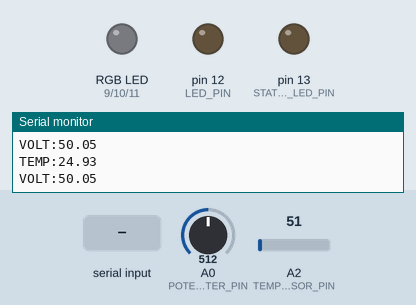
The sketch below on a simulated Arduino Uno, built with avr-gcc and run on an emulated ATmega328P. Parts: an RGB LED mixed from three pins (HIGH = lit), output pins drawn as LEDs (lit = HIGH), the last lines printed to the serial monitor. The test bench sets the inputs (shaded band); at power-on: A0 (POTENTIOMETER_PIN) = 512, A2 (TEMP_SENSOR_PIN) = 51. Dim RGB values are drawn brighter than linear.

Above: at 1.8 s.
1.9 s: "RGB:90\n" received over Serial
At 2.3 s:
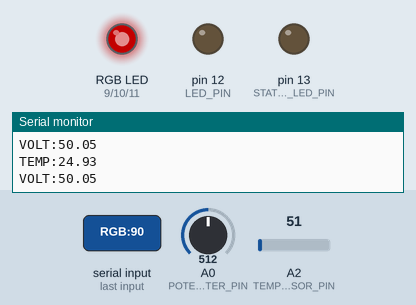
3.5 s: "RGB::45\n" received over Serial
At 5.2 s:
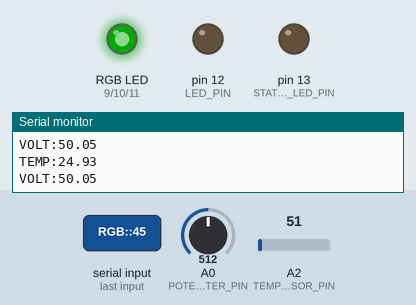
Timing chart, 0 to 6.7 s (numbered marks = the images above; inputs shaded):
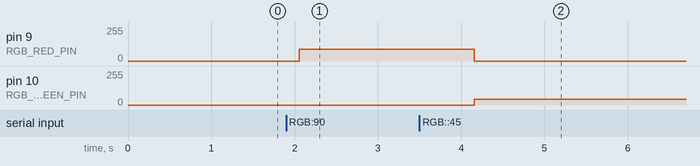

The sketch:

sketch_apr23a.ino
```cpp
const int TEMP_SENSOR_PIN = A2;
const int POTENTIOMETER_PIN = A0;
const int LED_PIN = 12;
const int RGB_RED_PIN = 9;
const int RGB_GREEN_PIN = 10;
const int RGB_BLUE_PIN = 11;
const int STATUS_LED_PIN = 13;

// Estados globais dos LEDs
struct LedStates {
  bool mainLed;
  bool statusLed;
  int rgb[3];
} leds;

void setup() {
  initializePins();
  Serial.begin(9600);
  resetLedStates();
}

void loop() {
  readAndSendSensorData();
  processSerialCommands();
  delay(50);
}

void initializePins() {
  pinMode(LED_PIN, OUTPUT);
  pinMode(RGB_RED_PIN, OUTPUT);
  pinMode(RGB_GREEN_PIN, OUTPUT);
  pinMode(RGB_BLUE_PIN, OUTPUT);
  pinMode(STATUS_LED_PIN, OUTPUT);
  resetLeds();
}

void resetLedStates() {
  leds.mainLed = false;
  leds.statusLed = false;
  leds.rgb[0] = 0;
  leds.rgb[1] = 0;
  leds.rgb[2] = 0;
}

void resetLeds() {
  digitalWrite(LED_PIN, LOW);
  digitalWrite(STATUS_LED_PIN, LOW);
  analogWrite(RGB_RED_PIN, 0);
  analogWrite(RGB_GREEN_PIN, 0);
  analogWrite(RGB_BLUE_PIN, 0);
}

void readAndSendSensorData() {
  digitalWrite(STATUS_LED_PIN, HIGH);

  float temperature = readTemperature();
  Serial.print("TEMP:");
  Serial.println(temperature);

  float voltagePercent = readVoltagePercentage();
  Serial.print("VOLT:");
  Serial.println(voltagePercent);

  digitalWrite(STATUS_LED_PIN, LOW);
  delay(1000);
}

float readTemperature() {
  int sensorValue = analogRead(TEMP_SENSOR_PIN);
  return (sensorValue * (5.0 / 1023.0) * 100);
}

float readVoltagePercentage() {
  int potValue = analogRead(POTENTIOMETER_PIN);
  return (potValue / 1023.0) * 100;
}

void processSerialCommands() {
  if (Serial.available() > 0) {
    String command = Serial.readStringUntil('\n');
    command.trim();

    if (command == "GET_STATES") {
      sendLedStates();
    }
    else if (command.startsWith("LED:")) {
      setMainLed(command.substring(4).toInt());
    }
    else if (command.startsWith("STATUS:")) {
      setStatusLed(command.substring(7).toInt());
    }
    else if (command.startsWith("RGB:")) {
      setRgbLed(command);
    }
  }
}

void sendLedStates() {
  Serial.print("STATES:");
  Serial.print(leds.mainLed ? "1" : "0");
  Serial.print(",");
  Serial.print(leds.statusLed ? "1" : "0");
  Serial.print(",");
  Serial.print(leds.rgb[0]);
  Serial.print(",");
  Serial.print(leds.rgb[1]);
  Serial.print(",");
  Serial.println(leds.rgb[2]);
}

void setMainLed(int state) {
  leds.mainLed = (state == 1);
  digitalWrite(LED_PIN, leds.mainLed ? HIGH : LOW);
}

void setStatusLed(int state) {
  leds.statusLed = (state == 1);
  digitalWrite(STATUS_LED_PIN, leds.statusLed ? HIGH : LOW);
}

void setRgbLed(String command) {
  for (int i = 0; i < 3; i++) {
    leds.rgb[i] = getValue(command, ':', i + 1).toInt();
  }
  analogWrite(RGB_RED_PIN, leds.rgb[0]);
  analogWrite(RGB_GREEN_PIN, leds.rgb[1]);
  analogWrite(RGB_BLUE_PIN, leds.rgb[2]);
}

String getValue(String data, char separator, int index) {
  int found = 0;
  int strIndex[] = {0, -1};
  int maxIndex = data.length() - 1;

  for (int i = 0; i <= maxIndex && found <= index; i++) {
    if (data.charAt(i) == separator || i == maxIndex) {
      found++;
      strIndex[0] = strIndex[1] + 1;
      strIndex[1] = (i == maxIndex) ? i + 1 : i;
    }
  }
  return found > index ? data.substring(strIndex[0], strIndex[1]) : "";
}
```

Measured:
- after the input at 1.9 s, pin 9 (RGB_RED_PIN): 0/255 → 90/255 after 0.15 s
- after the input at 3.5 s, pin 9 (RGB_RED_PIN): 90/255 → 0/255 after 0.66 s; pin 10 (RGB_GREEN_PIN): 0/255 → 45/255 after 0.66 s
